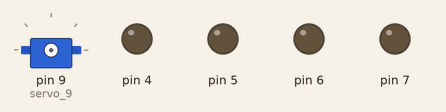
Recording of a sketch running on a simulated Arduino Uno, built with avr-gcc and run on an emulated ATmega328P. On the bench: servo, output pins drawn as LEDs (lit = HIGH). What the sketch prints to the serial monitor is not drawn.

Above: at 0.1 s.
At 0.5 s:
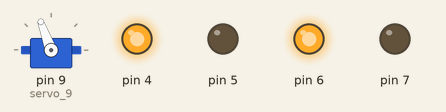
At 0.9 s:
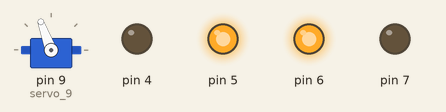
At 2.4 s:
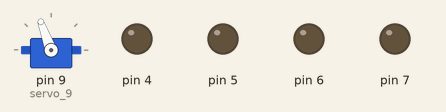
Timing chart, 0 to 3.9 s (numbered marks = the images above):
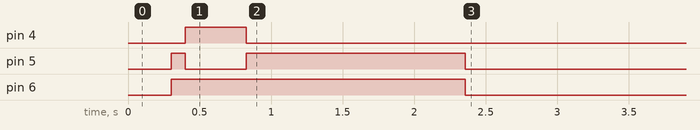

Measured:
- by itself, pin 5: HIGH → LOW at 0.40 s, → HIGH 0.43 s later, → LOW 1.5 s later
- by itself, pin 6: HIGH → LOW at 2.4 s

The sketch:

defence.ino
```cpp
#include<PS2X_lib.h>
#include<Servo.h>


PS2X ps2x;
Servo servo_9;
volatile int item;

double move_f(int x)//手柄的输入转换曲线（也可以是直线）x是0~127的数字
{
  return map(x, 0, 127, 0, 255);
  if(x<10) return 0;
  else return (x-10)*127.0/117.0;
/*
  if(x<10) return 0;
  if(x<20) return x-10;
  if(x>=20&&x<=80) return (x-20)*5.0/6.0+10;//(20,10) (80,60)
  if(x>80) return (x-80)*40.0/47.0+60;//(80,60) (127,100)
*/

}
void up(int x)//向前单位 255最快
{
  digitalWrite(4,LOW);
  analogWrite(5,x);
  digitalWrite(7,LOW);
  analogWrite(6,x);
}
void down(int x)//向后单位 0最快
{
  digitalWrite(4,HIGH);
  analogWrite(5,x);
  digitalWrite(7,HIGH);
  analogWrite(6,x);
}
void left(int x)//左转 a后b前 255最快
{
  digitalWrite(4,HIGH);
  analogWrite(5,255-x);
  digitalWrite(7,LOW);
  analogWrite(6,x);
}
void right(int x)//右转 a前b后 255最快
{
  digitalWrite(4,LOW);
  analogWrite(5,x);
  digitalWrite(7,HIGH);
  analogWrite(6,255-x);
}

void gofront()//炮台向前
{
  item=item+5<110? item+5:110;
  servo_9.write(item);
}
void goback()//炮台向后
{
  item=item-5>0? item-5:0;
  servo_9.write(item);
}
void shoot();
void motor1(int x);//单独控制电机模块
void motor2(int x);
void motor3(int x);
void motor4(int x);
//舵机的180~输入的100
void setup() {
  // put your setup code here, to run once:
  ps2x.config_gamepad(3,A5,2,A4, true, true);
  delay(300);
  Serial.begin(9600);
  pinMode(4, OUTPUT);//A电机正反转
  pinMode(5, OUTPUT);//A电机转速
  pinMode(7, OUTPUT);//B电机转速
  pinMode(6, OUTPUT);//B电机正反转
  servo_9.attach(9);//上下移动的舵机
 // pinMode(10,OUTPUT);//激光灯 测试用
  //50~150 舵机角度 50竖直 135水平
  item=0;
  servo_9.write(item);//初始化防御位置
    digitalWrite(4,LOW);
  analogWrite(5, 0);
  digitalWrite(7,LOW);
  analogWrite(6, 0);
  Serial.println("初始条件完成");
  item=110;
  servo_9.write(item);
  up(255);delay(100);
  left(255);delay(425);
  up(255);delay(1500);

}

void loop() {
  // put your main code here, to run repeatedly:
  //激光灯测试代码
  /*
  digitalWrite(10,HIGH);
  delay(1000);
  digitalWrite(10,LOW);
  delay(1000);
  */
  //------
  ps2x.read_gamepad(false, 0);
    delay(30);

  // Serial.println("手柄");
  // Serial.println(ps2x.Analog(PSS_LX));
  // Serial.println(ps2x.Analog(PSS_LY));
  digitalWrite(4,LOW);
  analogWrite(5, 0);
  digitalWrite(7,LOW);
  analogWrite(6, 0);
  // double A=0,B=0;
  if (ps2x.Button(PSAB_PAD_UP))
  {
    up(255);
  }
  else if (ps2x.Button(PSAB_PAD_DOWN))
  {
    down(0);
  }
  else if (ps2x.Button(PSAB_PAD_RIGHT))
  {
    right(255);
  }
  else if (ps2x.Button(PSAB_PAD_LEFT))
  {
    left(255);
  }
  else if(ps2x.Analog(PSS_LY)>130 && abs(ps2x.Analog(PSS_LY)-128)>=abs(ps2x.Analog(PSS_LX)-128))
  {
    // A+=move_f(ps2x.Analog(PSS_LY)-128);
    // B+=move_f(ps2x.Analog(PSS_LY)-128);
    down(map(ps2x.Analog(PSS_LY), 0, 125, 0, 255));
  }
  else if(ps2x.Analog(PSS_LY)<125&& abs(ps2x.Analog(PSS_LY)-128)>=abs(ps2x.Analog(PSS_LX)-128))
  {
    // A-=move_f(128-ps2x.Analog(PSS_LY));
    // B-=move_f(128-ps2x.Analog(PSS_LY));
    up(map(ps2x.Analog(PSS_LY), 130, 255, 0, 255));
  }
  else if(ps2x.Analog(PSS_LX)>130)
  {
    // A-=move_f(ps2x.Analog(PSS_LX)-128);
    // B+=move_f(ps2x.Analog(PSS_LX)-128);
      right(map(ps2x.Analog(PSS_LX), 130, 255, 0, 255));
  }
  else if(ps2x.Analog(PSS_LX)<125)
  {
    // A+=move_f(128-ps2x.Analog(PSS_LX));
    // B-=move_f(128-ps2x.Analog(PSS_LX));
    left(255-map(ps2x.Analog(PSS_LX), 0, 125, 0, 255));
  }
  // A=move_f(ps2x.Analog(PSS_LY)-128)+move_f(ps2x.Analog(PSS_LX)-128);
  // B=move_f(ps2x.Analog(PSS_LY)-128)-move_f(ps2x.Analog(PSS_LX)-128);

//  Serial.println("AB");
//  Serial.println(A);
// Serial.println(B);
  // move(int (A/(abs(A)+abs(B))*100),int (B/(abs(A)+abs(B))*100));
  if(ps2x.Analog(PSS_RY) > 130)
  {
    gofront();
  }
  else if(ps2x.Analog(PSS_RY)<125)
  {
    goback();
  }

}
/*
void move(int A,int B)//移动上下左右总和
{
  if(A>=0)
  {
    digitalWrite(4,HIGH);
    analogWrite(5,A);
  }
  else
  {
    digitalWrite(4,LOW);
    analogWrite(5,-A);
  }
  if(A>=0)
  {
    digitalWrite(7,HIGH);
    analogWrite(6,B);
  }
  else
  {
    digitalWrite(7,LOW);
    analogWrite(6,-B);
  }
}
*/
```
